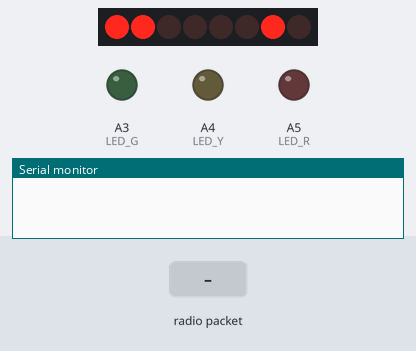
This sketch was run on a simulated Arduino Uno, built with avr-gcc and run on an emulated ATmega328P. On the bench: 8 shift-register outputs drawn as a row of LEDs (first output left, lit = HIGH), output pins drawn as LEDs (lit = HIGH), the last lines printed to the serial monitor. Wiring (inferred from the names in the program): shift register (74HC595): data pin 4; shift clock pin 3; latch pin 6. Wiring (inferred from the signals the program sends): row of LEDs: on Q0, Q1, Q2, Q3, Q4, Q5, Q6, Q7. The inputs (shaded band) are chosen by the test bench. No radio packets arrive unless stated; pins used as bus, display or sensor lines are not drawn.

Above: at 1.2 s.
1.3 s: radio packet "1" arrives
At 2.1 s:
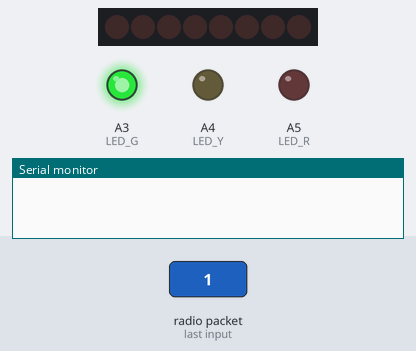
Timing chart, 0 to 4.3 s (numbered marks = the images above; inputs shaded):
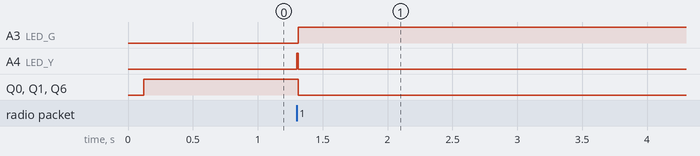

The sketch:

Proto02_P02_RXtreat.ino
```cpp
// Author : Nathan Jambe
// This code is intended to work with the prototype 0.2.1
// September 2014

// ` replaces the ^ upside down when written on screen

#include <EtherCard.h>
#include <SPI.h>
#include <VirtualWire.h>

#define DEBUG      1    // Use to send data to serial port

/********* IO PORTS **********/
#define PIN_SCE    6
#define PIN_RESET  7
#define PIN_DC     5
#define PIN_SDIN   4
#define PIN_SCLK   3

#define LED_R      A5
#define LED_Y      A4
#define LED_G      A3

#define BUT_UP     A0
#define BUT_DOWN   9
#define BUT_CENTER A2
#define BUT_LEFT   10
#define BUT_RIGHT  A1

/****** NETWORK VALUES ******/
#define STATIC         1  // set to 1 to disable DHCP
#define IN_PORT        7777
#define OUT_PORT       7890
#define SERVER_IP      "192.168.1.98"
#define MY_IP          "192.168.1.80"
#define GW_IP          "192.168.1.1"
static byte mymac[] = { 0x74,0x69,0x69,0x2D,0x30,0x31 }; // ethernet mac address

/****** SCREEN VALUES ******/
#define LCD_C     LOW
#define LCD_D     HIGH
#define LCD_X     84
#define LCD_Y     48

/****** RX / TX VALUES ******/
#define RXBAUDRATE 9600
#define RXPIN      2

/****** HISTORY VALUES ******/
#define HIST_LEN 10

/******** FUNCTIONS *********/
#define LED_R_ON   digitalWrite(LED_R, HIGH)
#define LED_R_OFF  digitalWrite(LED_R, LOW)
#define LED_Y_ON   digitalWrite(LED_Y, HIGH)
#define LED_Y_OFF  digitalWrite(LED_Y, LOW)
#define LED_G_ON   digitalWrite(LED_G, HIGH)
#define LED_G_OFF  digitalWrite(LED_G, LOW)

#define CND_UP     if (BUT_UP == HIGH)
#define CND_DOWN   if (BUT_DOWN == HIGH)
#define CND_LEFT   if (BUT_LEFT == HIGH)
#define CND_RIGHT  if (BUT_RIGHT == HIGH)
#define CND_CENTER if (BUT_CENTER == HIGH)

#define WHILE_UP_PRESS      while (digitalRead(BUT_UP) == LOW)
#define WHILE_DOWN_PRESS    while (digitalRead(BUT_DOWN) == LOW)
#define WHILE_LEFT_PRESS    while (digitalRead(BUT_LEFT) == LOW)
#define WHILE_RIGHT_PRESS   while (digitalRead(BUT_RIGHT) == LOW)
#define WHILE_CENTER_PRESS  while (digitalRead(BUT_CENTER) == LOW)
#define WHILE_CENTER_NPRESS while (digitalRead(BUT_CENTER) == HIGH)

// Ethernet variables
byte Ethernet::buffer[700]; // tcp/ip send and receive buffer
byte myip[4];
static byte gwip[4];

// History variables
String history[HIST_LEN];
int historyLast = 0, offset = 0;

// Screen variables
int count=0;
char dat[4];
char disp_tab[]={
  '0','1','2','3','4','5','6','7','8','9'};
char buf[72]="A_simple_example_of_interfacing_with_the_84_x_48_pixel_Nokia_3310_LCD!!";

static const byte ASCII[][5] =
{  {    0x00, 0x00, 0x00, 0x00, 0x00    } // 20
  ,{    0x00, 0x00, 0x5f, 0x00, 0x00    } // 21 !
  ,{    0x00, 0x07, 0x00, 0x07, 0x00    } // 22 "
  ,{    0x14, 0x7f, 0x14, 0x7f, 0x14    } // 23 #
  ,{    0x24, 0x2a, 0x7f, 0x2a, 0x12    } // 24 $
  ,{    0x23, 0x13, 0x08, 0x64, 0x62    } // 25 %
  ,{    0x36, 0x49, 0x55, 0x22, 0x50    } // 26 &
  ,{    0x00, 0x05, 0x03, 0x00, 0x00    } // 27 '
  ,{    0x00, 0x1c, 0x22, 0x41, 0x00    } // 28 (
  ,{    0x00, 0x41, 0x22, 0x1c, 0x00    } // 29 )
  ,{    0x14, 0x08, 0x3e, 0x08, 0x14    } // 2a *
  ,{    0x08, 0x08, 0x3e, 0x08, 0x08    } // 2b +
  ,{    0x00, 0x50, 0x30, 0x00, 0x00    } // 2c ,
  ,{    0x08, 0x08, 0x08, 0x08, 0x08    } // 2d -
  ,{    0x00, 0x60, 0x60, 0x00, 0x00    } // 2e .
  ,{    0x20, 0x10, 0x08, 0x04, 0x02    } // 2f /
  ,{    0x3e, 0x51, 0x49, 0x45, 0x3e    } // 30 0
  ,{    0x00, 0x42, 0x7f, 0x40, 0x00    } // 31 1
  ,{    0x42, 0x61, 0x51, 0x49, 0x46    } // 32 2
  ,{    0x21, 0x41, 0x45, 0x4b, 0x31    } // 33 3
  ,{    0x18, 0x14, 0x12, 0x7f, 0x10    } // 34 4
  ,{    0x27, 0x45, 0x45, 0x45, 0x39    } // 35 5
  ,{    0x3c, 0x4a, 0x49, 0x49, 0x30    } // 36 6
  ,{    0x01, 0x71, 0x09, 0x05, 0x03    } // 37 7
  ,{    0x36, 0x49, 0x49, 0x49, 0x36    } // 38 8
  ,{    0x06, 0x49, 0x49, 0x29, 0x1e    } // 39 9
  ,{    0x00, 0x36, 0x36, 0x00, 0x00    } // 3a :
  ,{    0x00, 0x56, 0x36, 0x00, 0x00    } // 3b ;
  ,{    0x08, 0x14, 0x22, 0x41, 0x00    } // 3c <
  ,{    0x14, 0x14, 0x14, 0x14, 0x14    } // 3d =
  ,{    0x00, 0x41, 0x22, 0x14, 0x08    } // 3e >
  ,{    0x02, 0x01, 0x51, 0x09, 0x06    } // 3f ?
  ,{    0x32, 0x49, 0x79, 0x41, 0x3e    } // 40 @
  ,{    0x7e, 0x11, 0x11, 0x11, 0x7e    } // 41 A
  ,{    0x7f, 0x49, 0x49, 0x49, 0x36    } // 42 B
  ,{    0x3e, 0x41, 0x41, 0x41, 0x22    } // 43 C
  ,{    0x7f, 0x41, 0x41, 0x22, 0x1c    } // 44 D
  ,{    0x7f, 0x49, 0x49, 0x49, 0x41    } // 45 E
  ,{    0x7f, 0x09, 0x09, 0x09, 0x01    } // 46 F
  ,{    0x3e, 0x41, 0x49, 0x49, 0x7a    } // 47 G
  ,{    0x7f, 0x08, 0x08, 0x08, 0x7f    } // 48 H
  ,{    0x00, 0x41, 0x7f, 0x41, 0x00    } // 49 I
  ,{    0x20, 0x40, 0x41, 0x3f, 0x01    } // 4a J
  ,{    0x7f, 0x08, 0x14, 0x22, 0x41    } // 4b K
  ,{    0x7f, 0x40, 0x40, 0x40, 0x40    } // 4c L
  ,{    0x7f, 0x02, 0x0c, 0x02, 0x7f    } // 4d M
  ,{    0x7f, 0x04, 0x08, 0x10, 0x7f    } // 4e N
  ,{    0x3e, 0x41, 0x41, 0x41, 0x3e    } // 4f O
  ,{    0x7f, 0x09, 0x09, 0x09, 0x06    } // 50 P
  ,{    0x3e, 0x41, 0x51, 0x21, 0x5e    } // 51 Q
  ,{    0x7f, 0x09, 0x19, 0x29, 0x46    } // 52 R
  ,{    0x46, 0x49, 0x49, 0x49, 0x31    } // 53 S
  ,{    0x01, 0x01, 0x7f, 0x01, 0x01    } // 54 T
  ,{    0x3f, 0x40, 0x40, 0x40, 0x3f    } // 55 U
  ,{    0x1f, 0x20, 0x40, 0x20, 0x1f    } // 56 V
  ,{    0x3f, 0x40, 0x38, 0x40, 0x3f    } // 57 W
  ,{    0x63, 0x14, 0x08, 0x14, 0x63    } // 58 X
  ,{    0x07, 0x08, 0x70, 0x08, 0x07    } // 59 Y
  ,{    0x61, 0x51, 0x49, 0x45, 0x43    } // 5a Z
  ,{    0x00, 0x7f, 0x41, 0x41, 0x00    } // 5b [
  ,{    0x02, 0x04, 0x08, 0x10, 0x20    } // 5c ¥
  ,{    0x00, 0x41, 0x41, 0x7f, 0x00    } // 5d ]
  ,{    0x04, 0x02, 0x01, 0x02, 0x04    } // 5e ^
  ,{    0x40, 0x40, 0x40, 0x40, 0x40    } // 5f _
  ,{    0x19, 0x20, 0x40, 0x20, 0x19    } // 60 ` !! NEW DOWN
  ,{    0x20, 0x54, 0x54, 0x54, 0x78    } // 61 a
  ,{    0x7f, 0x48, 0x44, 0x44, 0x38    } // 62 b
  ,{    0x38, 0x44, 0x44, 0x44, 0x20    } // 63 c
  ,{    0x38, 0x44, 0x44, 0x48, 0x7f    } // 64 d
  ,{    0x38, 0x54, 0x54, 0x54, 0x18    } // 65 e
  ,{    0x08, 0x7e, 0x09, 0x01, 0x02    } // 66 f
  ,{    0x0c, 0x52, 0x52, 0x52, 0x3e    } // 67 g
  ,{    0x7f, 0x08, 0x04, 0x04, 0x78    } // 68 h
  ,{    0x00, 0x44, 0x7d, 0x40, 0x00    } // 69 i
  ,{    0x20, 0x40, 0x44, 0x3d, 0x00    } // 6a j
  ,{    0x7f, 0x10, 0x28, 0x44, 0x00    } // 6b k
  ,{    0x00, 0x41, 0x7f, 0x40, 0x00    } // 6c l
  ,{    0x7c, 0x04, 0x18, 0x04, 0x78    } // 6d m
  ,{    0x7c, 0x08, 0x04, 0x04, 0x78    } // 6e n
  ,{    0x38, 0x44, 0x44, 0x44, 0x38    } // 6f o
  ,{    0x7c, 0x14, 0x14, 0x14, 0x08    } // 70 p
  ,{    0x08, 0x14, 0x14, 0x18, 0x7c    } // 71 q
  ,{    0x7c, 0x08, 0x04, 0x04, 0x08    } // 72 r
  ,{    0x48, 0x54, 0x54, 0x54, 0x20    } // 73 s
  ,{    0x04, 0x3f, 0x44, 0x40, 0x20    } // 74 t
  ,{    0x3c, 0x40, 0x40, 0x20, 0x7c    } // 75 u
  ,{    0x1c, 0x20, 0x40, 0x20, 0x1c    } // 76 v
  ,{    0x3c, 0x40, 0x30, 0x40, 0x3c    } // 77 w
  ,{    0x44, 0x28, 0x10, 0x28, 0x44    } // 78 x
  ,{    0x0c, 0x50, 0x50, 0x50, 0x3c    } // 79 y
  ,{    0x44, 0x64, 0x54, 0x4c, 0x44    } // 7a z
  ,{    0x00, 0x08, 0x36, 0x41, 0x00    } // 7b {
  ,{    0x00, 0x00, 0x7f, 0x00, 0x00    } // 7c |
  ,{    0x00, 0x41, 0x36, 0x08, 0x00    } // 7d }
  ,{    0x10, 0x08, 0x08, 0x10, 0x08    } // 7e ←
  ,{    0x78, 0x46, 0x41, 0x46, 0x78    } // 7f →
};

void LcdCharacter(char character) {
  LcdWrite(LCD_D, 0x00);
  for (int index = 0; index < 5; index++) {
    LcdWrite(LCD_D, ASCII[character - 0x20][index]);
  }
  LcdWrite(LCD_D, 0x00);
}

void LcdClear(void) {
  for (int index = 0; index < LCD_X * LCD_Y / 8; index++) {
    LcdWrite(LCD_D, 0x00);
  }
}

void LcdInitialise(void) {
  pinMode(PIN_SCE, OUTPUT);
  pinMode(PIN_RESET, OUTPUT);
  pinMode(PIN_DC, OUTPUT);
  pinMode(PIN_SDIN, OUTPUT);
  pinMode(PIN_SCLK, OUTPUT);
  digitalWrite(PIN_RESET, LOW);
  digitalWrite(PIN_RESET, HIGH);
  LcdWrite(LCD_C, 0x21 );  // LCD Extended Commands.
  LcdWrite(LCD_C, 0xBF );  // Set LCD Vop (Contrast).
  LcdWrite(LCD_C, 0x04 );  // Set Temp coefficent. //0x04
  LcdWrite(LCD_C, 0x14 );  // LCD bias mode 1:48. //0x13
  LcdWrite(LCD_C, 0x0C );  // LCD in normal mode.
  LcdWrite(LCD_C, 0x20 );
  LcdWrite(LCD_C, 0x0C );
}

void LcdString(char *characters) {
  while (*characters) {
    LcdCharacter(*characters++);
  }
}

void LcdString(String characters) {
  for (int i = 0; i < characters.length(); i++) {
    LcdCharacter(characters[i]);
  }
}

void LcdWrite(byte dc, byte data) {
  digitalWrite(PIN_DC, dc);
  digitalWrite(PIN_SCE, LOW);
  shiftOut(PIN_SDIN, PIN_SCLK, MSBFIRST, data);
  digitalWrite(PIN_SCE, HIGH);
}

void gotoXY(int x, int y) {
  LcdWrite( 0, 0x80 | x);  // Column.
  LcdWrite( 0, 0x40 | y);  // Row.

}

void inline ethernetInit(void) {
  if (ether.begin(sizeof Ethernet::buffer, mymac) == 0)
    LED_R_ON;
  #if STATIC
    ether.parseIp(ether.myip, MY_IP);
    ether.parseIp(ether.gwip, GW_IP);
    ether.staticSetup(myip, gwip);
  #else
    if (!ether.dhcpSetup())
      LED_Y_ON;
  #endif
}

void inline rxInit() {
  vw_set_ptt_inverted(true); // Required by the RF module
  vw_setup(RXBAUDRATE);      // bps connection speed
  vw_set_rx_pin(RXPIN);      // Arduino pin to connect the receiver data pin
  vw_rx_start();             // Start the receiver
}

void setup(void) {
  // IO
  pinMode(BUT_UP, INPUT);
  pinMode(BUT_DOWN, INPUT);
  pinMode(BUT_LEFT, INPUT);
  pinMode(BUT_RIGHT, INPUT);
  pinMode(BUT_CENTER, INPUT);

  pinMode(LED_R, OUTPUT);
  pinMode(LED_Y, OUTPUT);
  pinMode(LED_G, OUTPUT);

  // Screen
  LcdInitialise();
  LcdClear();

  // Ethernet
  ethernetInit();

  // RX / TX
  rxInit();

  #if DEBUG
    // Serial if debug mode enabled
    Serial.begin(9600);
  #endif

  gotoXY(0,0);
  LcdString("== SERVER ==");
  gotoXY(0,1);
  LcdString("Status: UP");
  gotoXY(0,3);
//  LcdString("No History");
//  gotoXY(0,5);
//  LcdString("^ UP  DOWN `");

  for (int i = 0; i < HIST_LEN; i++) {
    history[i] = "            ";
  }
}

void loop(void) {
  int message = false;

  uint8_t buf[VW_MAX_MESSAGE_LEN];
  uint8_t buflen = VW_MAX_MESSAGE_LEN;
  if (vw_get_message(buf, &buflen))      // We check if we have received data
  {
    LED_G_OFF;
    LED_Y_ON;
    gotoXY(0,2);
    LcdString("            ");
    gotoXY(0,2);
//    historyLast = (historyLast < HIST_LEN)? historyLast + 1 : 0;
    for (int i = 0; i < buflen; i++)
    {
//      history[historyLast] += buf[i];
//      message = true;
//      offset = 0;
      LcdCharacter(buf[i]);
    }
    #if DEBUG
      Serial.println(history[historyLast]);
    #endif
    LED_Y_OFF;
    LED_G_ON;
  }

//  CND_UP {
//    offset++;
//    displayMessages(historyLast + offset);
//    delay(250);
//  }
//
//  CND_DOWN {
//    offset--;
//    displayMessages(historyLast + offset);
//    delay(250);
//  }
//
//  if (message) {
//    displayMessages(historyLast);
//  }
}

void displayMessages(int beginning) {
  gotoXY(0,1);
    for (int i = 1; i < 5; i++) {
      gotoXY(0, i + 1);
      LcdString(history[(beginning - i >= 0)? beginning - i : HIST_LEN - i]);
    }
}
```

Measured:
- after the input at 1.3 s, A3 (LED_G): LOW → HIGH at once; A4 (LED_Y): LOW → HIGH at once, → LOW 0.01 s later; Q0, Q1, Q6: HIGH → LOW at once
